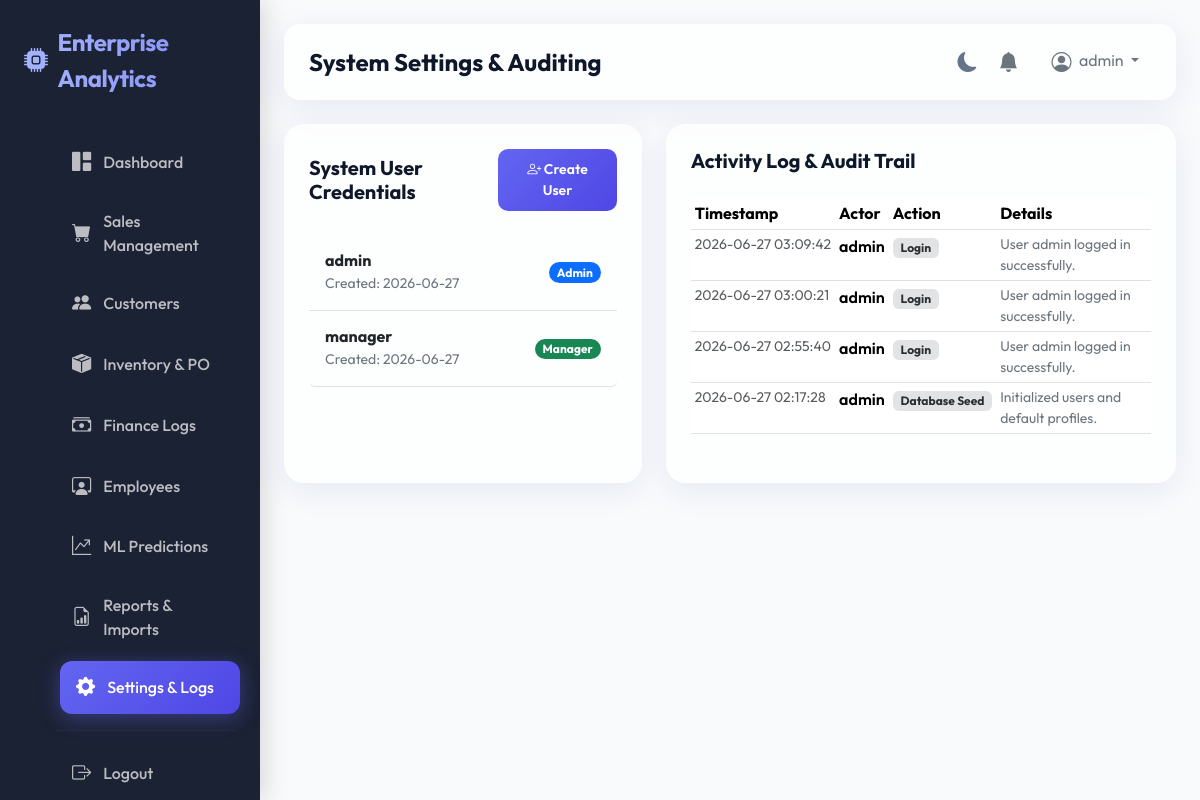
The app's page /settings (signed in), older data.
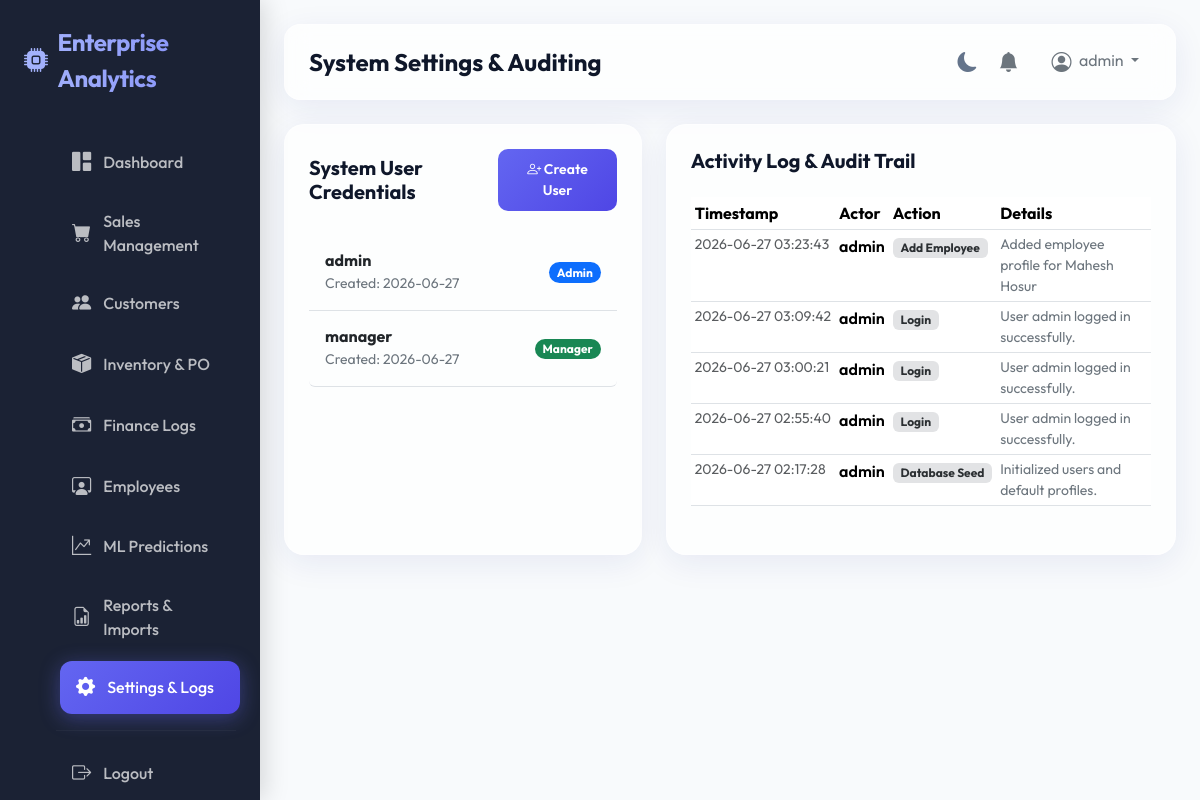
The same page, newer data.
### models/user.py (models this page shows, shortened)
class User(db.Model, UserMixin):
    __tablename__ = 'users'
    id = db.Column(db.Integer, primary_key=True)
    username = db.Column(db.String(50), unique=True, nullable=False)
    password_hash = db.Column(db.String(255), nullable=False)
    role = db.Column(db.String(20), nullable=False, default='employee')  # admin, manager, employee
    created_at = db.Column(db.DateTime, default=datetime.utcnow)
    employee = db.relationship('Employee', back_populates='user', uselist=False)
    activity_logs = db.relationship('ActivityLog', back_populates='user')

### models/activity.py (models this page shows, shortened)
class ActivityLog(db.Model):
    __tablename__ = 'activity_logs'
    id = db.Column(db.Integer, primary_key=True)
    user_id = db.Column(db.Integer, db.ForeignKey('users.id'), nullable=True)
    action = db.Column(db.String(100), nullable=False)  # Login, Create Sale, Delete Customer, etc.
    details = db.Column(db.Text)
    timestamp = db.Column(db.DateTime, nullable=False, default=datetime.utcnow)
    user = db.relationship('User', back_populates='activity_logs')

### blueprints/main.py (the view)
@main_bp.route('/settings')
@login_required
def settings():
    users = User.query.all()
    activity_logs = ActivityLog.query.order_by(ActivityLog.timestamp.desc()).limit(20).all()
    return render_template('settings.html', users=users, activity_logs=activity_logs)

### templates/settings.html (shortened to what this page needs)
{% extends "base.html" %}
{% block page_title %}System Settings & Auditing{% endblock %}
{% block content %}
<div class="container-fluid px-0 animate-fade-in">
    <div class="row g-4">
        <div class="col-lg-5">
            <div class="analytics-panel h-100">
                <div class="d-flex justify-content-between align-items-center mb-4">
                    <h5 class="fw-bold mb-0">System User Credentials</h5>
                    {% if current_user.role == 'admin' %}
                        <a href="{{ url_for('auth.register') }}" class="btn btn-sm btn-primary-gradient"><i class="bi bi-person-plus"></i> Create User</a>
                    {% endif %}
                </div>
                <div class="list-group">
                    {% for u in users %}
                        <div class="list-group-item d-flex justify-content-between align-items-center py-3 bg-transparent border-0 border-bottom">
                            <div>
                                <h6 class="fw-bold mb-0">{{ u.username }}</h6>
                                <small class="text-secondary">Created: {{ u.created_at.strftime('%Y-%m-%d') }}</small>
                            </div>
                            <span class="badge rounded-pill {% if u.role == 'admin' %}bg-primary{% elif u.role == 'manager' %}bg-success{% else %}bg-secondary{% endif %}">
                                {{ u.role | capitalize }}
                            </span>
                        </div>
                    {% endfor %}
                </div>
            </div>
        </div>
        <div class="col-lg-7">
            <div class="analytics-panel h-100">
                <h5 class="fw-bold mb-4">Activity Log & Audit Trail</h5>
                <div class="table-responsive" style="max-height: 400px; overflow-y: auto;">
                    <table class="table table-sm table-hover mb-0">
                        <thead>
                            <tr>
                                <th>Timestamp</th>
                                <th>Actor</th>
                                <th>Action</th>
                                <th>Details</th>
                            </tr>
                        </thead>
                        <tbody>
                            {% if activity_logs %}
                                {% for log in activity_logs %}
                                    <tr>
                                        <td class="text-muted small" style="white-space: nowrap;">{{ log.timestamp.strftime('%Y-%m-%d %H:%M:%S') }}</td>
                                        <td class="fw-semibold">
                                            {% if log.user %}
                                                {{ log.user.username }}
                                            {% else %}
                                                System
                                            {% endif %}
                                        </td>
                                        <td><span class="badge bg-secondary-subtle text-secondary-emphasis">{{ log.action }}</span></td>
                                        <td class="small text-secondary">{{ log.details or 'N/A' }}</td>
                                    </tr>
                                {% endfor %}
                            {% else %}
                                <tr>
                                    <td colspan="4" class="text-center text-muted py-4">No logged operations.</td>
                                </tr>
                            {% endif %}
                        </tbody>
                    </table>
                </div>
            </div>
        </div>
    </div>
</div>
{% endblock %}

### templates/base.html (shortened to what the changed rows need)
<!DOCTYPE html>
<html lang="en" data-theme="light">
<head>
    <link href="https://cdn.jsdelivr.net/npm/bootstrap@5.3.3/dist/css/bootstrap.min.css" rel="stylesheet">
    <link href="https://cdn.jsdelivr.net/npm/bootstrap-icons@1.11.3/font/bootstrap-icons.min.css" rel="stylesheet">
    <link href="{{ url_for('static', filename='css/style.css') }}" rel="stylesheet">
</head>
<body>
    <main class="main-wrapper">
        <header class="top-navbar">
            <div class="navbar-actions">
                <div class="dropdown">
                    <button class="btn btn-outline-secondary dropdown-toggle border-0" type="button" data-bs-toggle="dropdown" aria-expanded="false">
                        <i class="bi bi-person-circle fs-5 me-1 align-middle"></i> {{ current_user.username }}
                    </button>
                </div>
            </div>
        </header>
        {% block content %}{% endblock %}
    </main>
</body>
</html>

Row changes from the older to the newer data that the page shows:
added ActivityLog: timestamp "2026-06-27 03:23:43", user.username "admin", action "Add Employee", details "Added employee profile for Mahesh Hosur"
